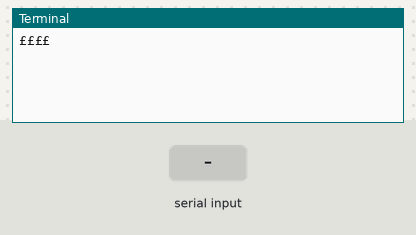
Bench run of a program on a simulated Raspberry Pi (BCM pin numbers). Shown: the last lines printed to the terminal. The test bench sets the inputs (shaded band). The camera gives no picture and a still takes 0.5 s.

Above: at 1.2 s.
1.3 s: "1" typed at the terminal, then Enter
At 1.7 s:
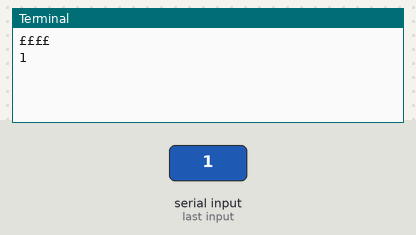
2.8 s: "0" typed at the terminal, then Enter
At 3.7 s:
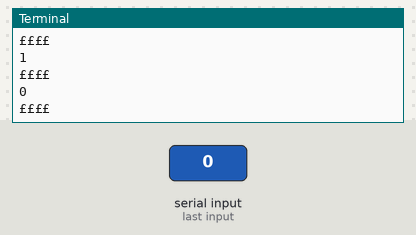
4.3 s: "2" typed at the terminal, then Enter
At 6.1 s:
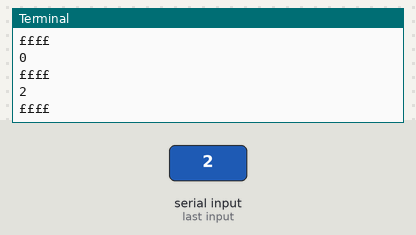

The program:

cam.py
```python
import time
from picamera2 import Picamera2, Preview

picam = Picamera2()

config = picam.create_preview_configuration(main={"size": (2592, 1944)})
picam.configure(config)

picam.start_preview(Preview.QTGL)

for i in range(10):
    picam.start()
    input('££££')
    picam.capture_file(f"calibration/photo/{i}.jpg")

picam.close()
```

Measured:
- after the input at 1.3 s, the terminal: prints a new line at once (image 1)
- after the input at 2.8 s, the terminal: prints a new line at once (image 2)
- after the input at 4.3 s, the terminal: prints a new line at once (image 3)
